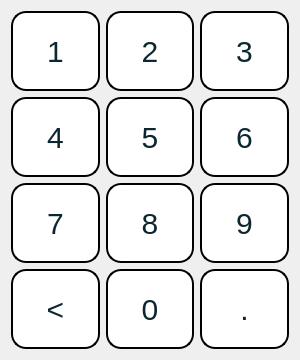
<?xml version="1.0" encoding="UTF-8"?>
<ui version="4.0">
 <class>NumKeyboard</class>
 <widget class="QWidget" name="NumKeyboard">
  <property name="geometry">
   <rect>
    <x>0</x>
    <y>0</y>
    <width>300</width>
    <height>360</height>
   </rect>
  </property>
  <property name="font">
   <font>
    <pointsize>30</pointsize>
   </font>
  </property>
  <property name="styleSheet">
   <string notr="true">QToolButton {
	font-size: 30px;
	background-color: #ffffff;
	color: #0c2731;
	border: 2px solid black;
	border-radius: 15px;
}

QToolButton:pressed {
	background-color: #f0f0f0;
}</string>
  </property>
  <layout class="QGridLayout" name="gridLayout">
   <item row="0" column="0">
    <widget class="QToolButton" name="one">
     <property name="maximumSize">
      <size>
       <width>92</width>
       <height>82</height>
      </size>
     </property>
     <property name="font">
      <font>
       <pointsize>-1</pointsize>
      </font>
     </property>
     <property name="text">
      <string>1</string>
     </property>
     <property name="toolButtonStyle">
      <enum>Qt::ToolButtonTextOnly</enum>
     </property>
    </widget>
   </item>
   <item row="0" column="1">
    <widget class="QToolButton" name="two">
     <property name="maximumSize">
      <size>
       <width>92</width>
       <height>82</height>
      </size>
     </property>
     <property name="text">
      <string>2</string>
     </property>
     <property name="toolButtonStyle">
      <enum>Qt::ToolButtonTextOnly</enum>
     </property>
    </widget>
   </item>
   <item row="0" column="2">
    <widget class="QToolButton" name="three">
     <property name="maximumSize">
      <size>
       <width>92</width>
       <height>82</height>
      </size>
     </property>
     <property name="font">
      <font>
       <pointsize>-1</pointsize>
      </font>
     </property>
     <property name="text">
      <string>3</string>
     </property>
     <property name="toolButtonStyle">
      <enum>Qt::ToolButtonTextOnly</enum>
     </property>
    </widget>
   </item>
   <item row="1" column="0">
    <widget class="QToolButton" name="four">
     <property name="maximumSize">
      <size>
       <width>92</width>
       <height>82</height>
      </size>
     </property>
     <property name="font">
      <font>
       <pointsize>-1</pointsize>
      </font>
     </property>
     <property name="text">
      <string>4</string>
     </property>
     <property name="toolButtonStyle">
      <enum>Qt::ToolButtonTextOnly</enum>
     </property>
    </widget>
   </item>
   <item row="1" column="1">
    <widget class="QToolButton" name="five">
     <property name="maximumSize">
      <size>
       <width>92</width>
       <height>82</height>
      </size>
     </property>
     <property name="font">
      <font>
       <pointsize>-1</pointsize>
      </font>
     </property>
     <property name="text">
      <string>5</string>
     </property>
     <property name="toolButtonStyle">
      <enum>Qt::ToolButtonTextOnly</enum>
     </property>
    </widget>
   </item>
   <item row="1" column="2">
    <widget class="QToolButton" name="six">
     <property name="maximumSize">
      <size>
       <width>92</width>
       <height>82</height>
      </size>
     </property>
     <property name="font">
      <font>
       <pointsize>-1</pointsize>
      </font>
     </property>
     <property name="text">
      <string>6</string>
     </property>
     <property name="toolButtonStyle">
      <enum>Qt::ToolButtonTextOnly</enum>
     </property>
    </widget>
   </item>
   <item row="2" column="0">
    <widget class="QToolButton" name="seven">
     <property name="maximumSize">
      <size>
       <width>92</width>
       <height>82</height>
      </size>
     </property>
     <property name="font">
      <font>
       <pointsize>-1</pointsize>
      </font>
     </property>
     <property name="text">
      <string>7</string>
     </property>
     <property name="toolButtonStyle">
      <enum>Qt::ToolButtonTextOnly</enum>
     </property>
    </widget>
   </item>
   <item row="2" column="1">
    <widget class="QToolButton" name="eight">
     <property name="maximumSize">
      <size>
       <width>92</width>
       <height>82</height>
      </size>
     </property>
     <property name="font">
      <font>
       <pointsize>-1</pointsize>
      </font>
     </property>
     <property name="text">
      <string>8</string>
     </property>
     <property name="toolButtonStyle">
      <enum>Qt::ToolButtonTextOnly</enum>
     </property>
    </widget>
   </item>
   <item row="2" column="2">
    <widget class="QToolButton" name="nine">
     <property name="maximumSize">
      <size>
       <width>92</width>
       <height>82</height>
      </size>
     </property>
     <property name="font">
      <font>
       <pointsize>-1</pointsize>
      </font>
     </property>
     <property name="text">
      <string>9</string>
     </property>
     <property name="toolButtonStyle">
      <enum>Qt::ToolButtonTextOnly</enum>
     </property>
    </widget>
   </item>
   <item row="3" column="0">
    <widget class="QToolButton" name="erase">
     <property name="maximumSize">
      <size>
       <width>92</width>
       <height>82</height>
      </size>
     </property>
     <property name="font">
      <font>
       <pointsize>-1</pointsize>
      </font>
     </property>
     <property name="text">
      <string>&lt;</string>
     </property>
     <property name="toolButtonStyle">
      <enum>Qt::ToolButtonTextOnly</enum>
     </property>
    </widget>
   </item>
   <item row="3" column="1">
    <widget class="QToolButton" name="zero">
     <property name="maximumSize">
      <size>
       <width>92</width>
       <height>82</height>
      </size>
     </property>
     <property name="font">
      <font>
       <pointsize>-1</pointsize>
      </font>
     </property>
     <property name="text">
      <string>0</string>
     </property>
     <property name="toolButtonStyle">
      <enum>Qt::ToolButtonTextOnly</enum>
     </property>
    </widget>
   </item>
   <item row="3" column="2">
    <widget class="QToolButton" name="dot">
     <property name="maximumSize">
      <size>
       <width>92</width>
       <height>82</height>
      </size>
     </property>
     <property name="font">
      <font>
       <pointsize>-1</pointsize>
      </font>
     </property>
     <property name="text">
      <string>.</string>
     </property>
     <property name="toolButtonStyle">
      <enum>Qt::ToolButtonTextOnly</enum>
     </property>
    </widget>
   </item>
  </layout>
 </widget>
 <resources/>
 <connections/>
</ui>
